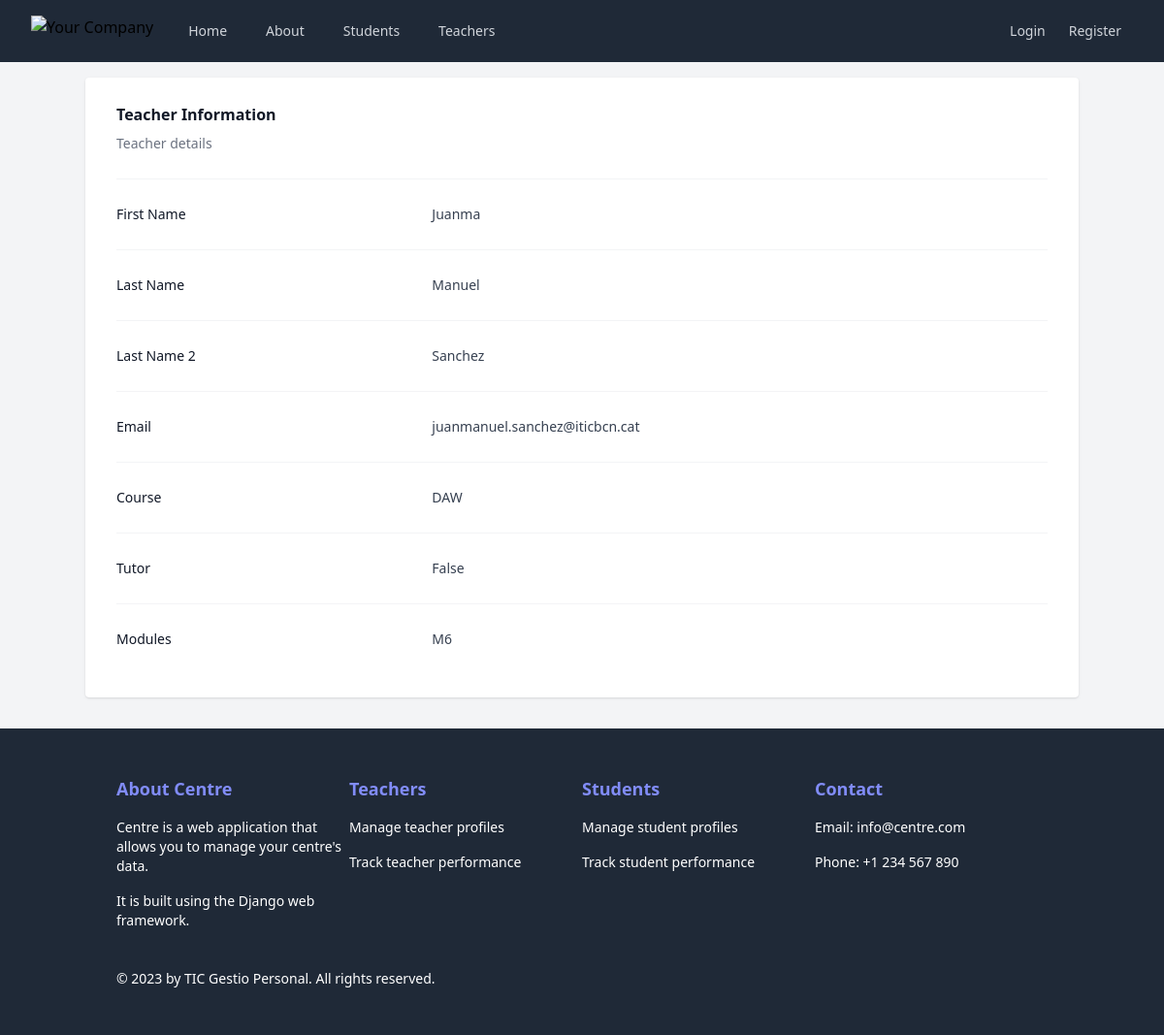
Screenshot of /teachers/2 with the database file from the repository.
### Centre/models.py (models this page shows, shortened)
class Teacher(models.Model):
    name = models.CharField(max_length=100)
    lastname1 = models.CharField(max_length=100)
    lastname2 = models.CharField(max_length=100)
    email = models.EmailField()
    course = models.CharField(max_length=100)
    tutor = models.BooleanField(default=False)
    modules = models.TextField()

### Centre/views.py (the view)
# urls.py: path("teachers/<int:teacher_id>", views.teacher_detail, name="teacher_detail"),
def teacher_detail(request, teacher_id):
    try:
        teacher = Teacher.objects.get(id=teacher_id)
    except Teacher.DoesNotExist:
        return render(request, "Centre/errors/teacher_not_found.html")
    return render(request, "Centre/teacher_detail.html", {"teacher": teacher})

### Centre/templates/Centre/teacher_detail.html (shortened to what this page needs)
{% extends "base.html" %}
{% block content %}
    <div>
        <div class="px-4 sm:px-0">
            <h3 class="text-base font-semibold leading-7 text-gray-900">Teacher Information </h3>
            <p class="mt-1 max-w-2xl text-sm leading-6 text-gray-500">Teacher details</p>
        </div>
        <div class="mt-6 border-t border-gray-100">
            <dl class="divide-y divide-gray-100">
                <div class="px-4 py-6 sm:grid sm:grid-cols-3 sm:gap-4 sm:px-0">
                    <dt class="text-sm font-medium leading-6 text-gray-900">First Name</dt>
                    <dd class="mt-1 text-sm leading-6 text-gray-700 sm:col-span-2 sm:mt-0">{{ teacher.name }}</dd>
                </div>
                <div class="px-4 py-6 sm:grid sm:grid-cols-3 sm:gap-4 sm:px-0">
                    <dt class="text-sm font-medium leading-6 text-gray-900">Last Name</dt>
                    <dd class="mt-1 text-sm leading-6 text-gray-700 sm:col-span-2 sm:mt-0">{{ teacher.lastname1 }}</dd>
                </div>
                <div class="px-4 py-6 sm:grid sm:grid-cols-3 sm:gap-4 sm:px-0">
                    <dt class="text-sm font-medium leading-6 text-gray-900">Last Name 2</dt>
                    <dd class="mt-1 text-sm leading-6 text-gray-700 sm:col-span-2 sm:mt-0">{{ teacher.lastname2 }}</dd>
                </div>
                <div class="px-4 py-6 sm:grid sm:grid-cols-3 sm:gap-4 sm:px-0">
                    <dt class="text-sm font-medium leading-6 text-gray-900">Email</dt>
                    <dd class="mt-1 text-sm leading-6 text-gray-700 sm:col-span-2 sm:mt-0">{{ teacher.email }}</dd>
                </div>
                <div class="px-4 py-6 sm:grid sm:grid-cols-3 sm:gap-4 sm:px-0">
                    <dt class="text-sm font-medium leading-6 text-gray-900">Course</dt>
                    <dd class="mt-1 text-sm leading-6 text-gray-700 sm:col-span-2 sm:mt-0">{{ teacher.course }}</dd>
                </div>
                <div class="px-4 py-6 sm:grid sm:grid-cols-3 sm:gap-4 sm:px-0">
                    <dt class="text-sm font-medium leading-6 text-gray-900">Tutor</dt>
                    <dd class="mt-1 text-sm leading-6 text-gray-700 sm:col-span-2 sm:mt-0">{{ teacher.tutor }}</dd>
                </div>
                <div class="px-4 py-6 sm:grid sm:grid-cols-3 sm:gap-4 sm:px-0">
                    <dt class="text-sm font-medium leading-6 text-gray-900">Modules</dt>
                    <dd class="mt-1 text-sm leading-6 text-gray-700 sm:col-span-2 sm:mt-0">{{ teacher.modules }}</dd>
                </div>
            </dl>
        </div>
    </div>
{% endblock %}

### rows the page displays
Teacher: name "Juanma", lastname1 "Manuel", lastname2 "Sanchez", email "juanmanuel.sanchez@iticbcn.cat", course "DAW", tutor "False", modules "M6"
